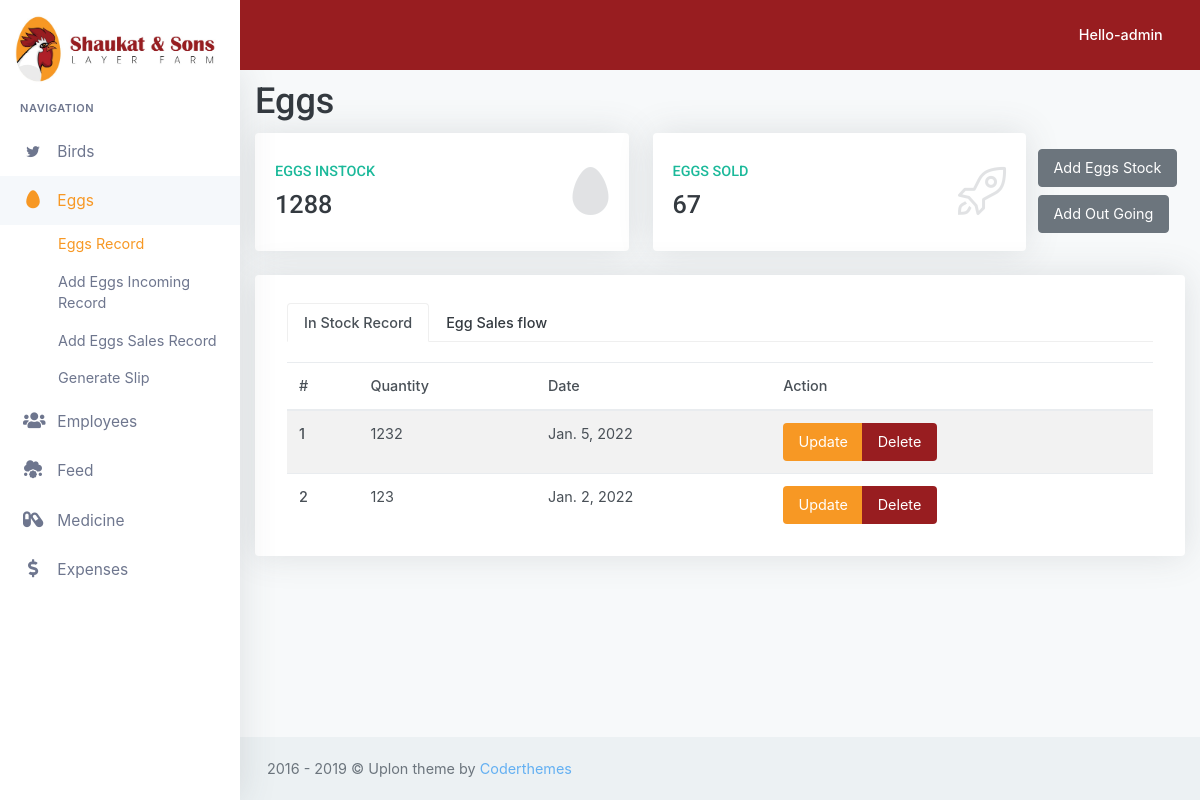
The page /eggs/records-details/ (signed in) on the database as committed earlier.
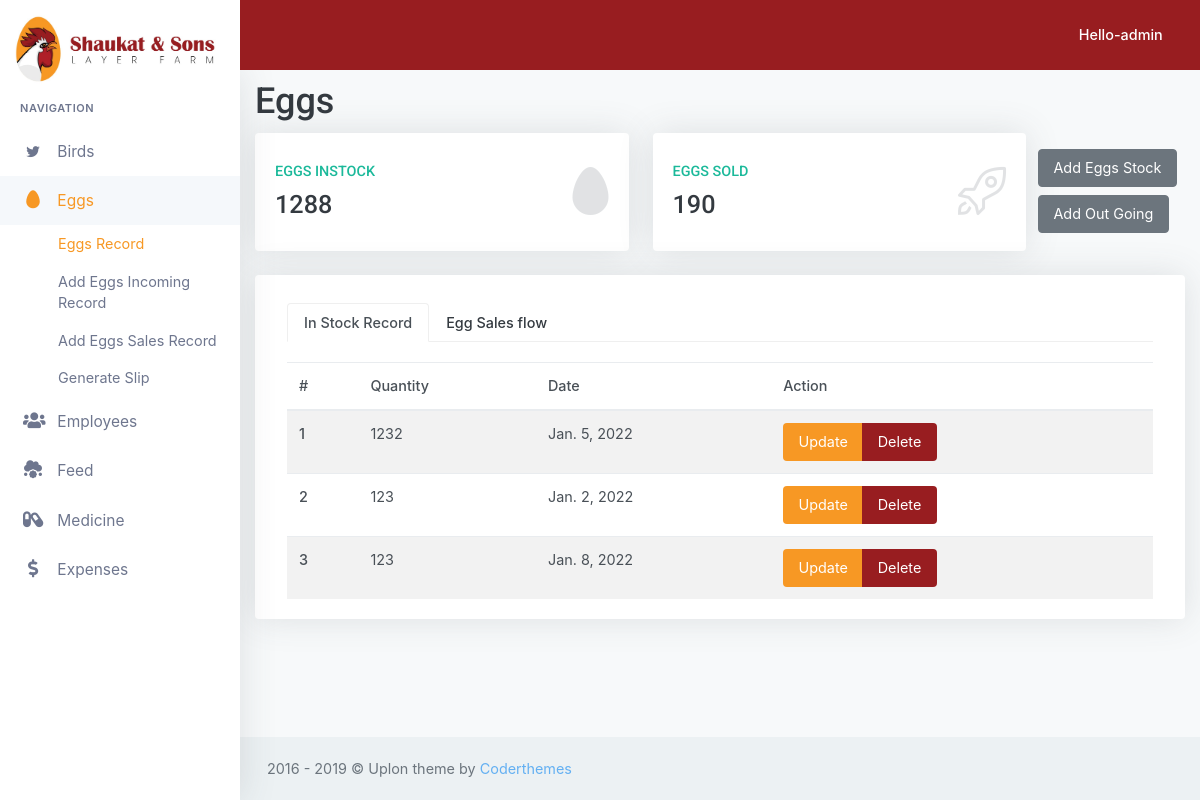
The same page on the database as committed later.
### eggs/models.py (models this page shows)
class IncomingEggStock(models.Model):
    quantity = models.IntegerField(default=0)
    date = models.DateTimeField()
    updated_by = models.ForeignKey(User, on_delete=models.SET_NULL,null=True)

### eggs/views.py (the view)
# urls.py: path('records-details/', views.eggs_record_details, name="eggs_record_details"),
@login_required(login_url='/accounts/login')
def eggs_record_details(request):
    all_incomings = IncomingEggStock.objects.all()
    all_outgoings = OutgoingEggStock.objects.all()
    incoming_quantity = 0
    outgoing_quantity = 0
    for eggs in all_incomings.iterator():
        incoming_quantity = eggs.quantity + incoming_quantity
    for eggs in all_outgoings.iterator():
        outgoing_quantity = eggs.quantity + outgoing_quantity
    instock_eggs = incoming_quantity - outgoing_quantity
    context = {"instock_eggs": instock_eggs, "all_outgoings": all_outgoings, "outgoing_quantity": outgoing_quantity,
               "all_incomings": all_incomings}
    return render(request, 'eggs/eggs_record_details.html', context)

### eggs/templates/eggs/eggs_record_details.html (shortened to what this page needs)
{% extends 'baseTeamplate.html' %}
{% load static %}
{% block content %}
    <h1>Eggs</h1>
    <div class="row">
        <div class="col-xl-5 col-md-6">
            <div class="card-box tilebox-two">
                <i class="fa fa-egg float-right text-muted"></i>
                <h6 class="text-success text-uppercase">Eggs Instock</h6>
                <h3><span data-plugin="counterup">{{ instock_eggs }}</span></h3>
            </div>
        </div>
        <div class="col-xl-5 col-md-6">
            <div class="card-box tilebox-two">
                <i class="icon-rocket float-right text-muted"></i>
                <h6 class="text-success text-uppercase">Eggs Sold</h6>
                <h3><span data-plugin="counterup">{{ outgoing_quantity }}</span></h3>
            </div>
        </div>
        <div class="col-xl-2 col-md-6">
            <div class=" row">
                <a type="button" href="{% url 'eggs:add_incoming_eggs' %}"
                   class="btn btn-secondary waves-effect waves-light width-md mt-3 mb-2">Add Eggs
                    Stock
                </a>
                <a type="button" href="{% url 'eggs:add_outgoing_eggs' %}"
                   class="btn btn-secondary waves-effect waves-light width-md">Add Out Going</a>
            </div>
        </div>
    </div>
    <div class="row">
        <div class="col-12">
            <div class="card-box">
                <div class="col-lg">
                    <div class="mt-2">
                        <ul class="nav nav-tabs" id="myTab" role="tablist">
                            <li class="nav-item">
                                <a class="nav-link active" id="home-tab" data-toggle="tab" href="#home"
                                   role="tab" aria-controls="home" aria-expanded="true">In Stock Record</a>
                            </li>
                            <li class="nav-item">
                                <a class="nav-link" id="profile-tab" data-toggle="tab" href="#profile"
                                   role="tab" aria-controls="profile">Egg Sales flow</a>
                            </li>
                        </ul>
                        <div class="tab-content text-muted" id="myTabContent">
                            <div role="tabpanel" class="tab-pane fade in active show" id="home"
                                 aria-labelledby="home-tab">
                                <div class="table-responsive">
                                    <table class="table table-striped mb-0">
                                        <thead>
                                        <tr>
                                            <th>#</th>
                                            <th>Quantity</th>
                                            <th>Date</th>
                                            <th>Action</th>
                                        </tr>
                                        </thead>
                                        <tbody>
                                        {% for incoming in all_incomings %}
                                            <tr>
                                                <th scope="row">{{ forloop.counter }}</th>
                                                <td>{{ incoming.quantity }}</td>
                                                <td>{{ incoming.date.date }}</td>
                                                <td>
                                                    <div class="btn-group" role="group" aria-label="Basic example">
                                                        <a type="button" class="btn " style="background-color: #F79824"
                                                           href="{% url 'eggs:update_incoming_stock' incoming.id %}">Update</a>
                                                        <a type="button" class="btn " style="background-color: #981D20"
                                                           href="{% url 'eggs:delete_incoming_stock' incoming.id %}">Delete</a>
                                                    </div>
                                                </td>
                                            </tr>
                                        {% endfor %}
                                        </tbody>
                                    </table>
                                </div>
                            </div>
                        </div>
                    </div>
                </div>
            </div>
        </div>
    </div>
{% endblock %}

### templates/baseTeamplate.html (shortened to what this page needs)
{% load static %}
<!DOCTYPE html>
<html lang="en">
<head>
    <link href="{% static 'libs/datatables/dataTables.bootstrap4.min.css' %}" rel="stylesheet" type="text/css"/>
    <link href="{% static 'libs/datatables/buttons.bootstrap4.min.css' %}" rel="stylesheet" type="text/css"/>
    <link href="{% static 'libs/datatables/responsive.bootstrap4.min.css' %}" rel="stylesheet" type="text/css"/>
    <link href="{% static 'libs/datatables/select.bootstrap4.min.css' %}" rel="stylesheet" type="text/css"/>
    <link href="{% static 'css/bootstrap.min.css' %}" rel="stylesheet" type="text/css" id="bootstrap-stylesheet"/>
    <link href="{% static 'css/icons.min.css' %}" rel="stylesheet" type="text/css"/>
    <link href="{% static 'css/app.css' %}" rel="stylesheet" type="text/css" id="app-stylesheet"/>
    <link href="{% static 'sj.css' %}" rel="stylesheet" type="text/css" id="app-stylesheet"/>
</head>
<body>
<div id="wrapper">
    <div class="navbar-custom">
        <ul class="list-unstyled topnav-menu float-right mb-0">
            <li class="dropdown notification-list">
                <a class="nav-link dropdown-toggle nav-user mr-0 waves-effect waves-light" data-toggle="dropdown"
                   href="#" role="button" aria-haspopup="false" aria-expanded="false">
                    <span class="hello-msg d-none d-sm-inline-block ml-1 font-weight-medium" style="color: white; "> Hello-{{ request.user }}</span>
                    <i class="mdi mdi-chevron-down d-none d-sm-inline-block"></i>
                </a>
            </li>
        </ul>
        <div class="logo-box">
            <a href="#" class="logo text-center logo-dark">
                        <span class="logo-lg">
                  <img src="{% static 'logo.jpeg' %}" style="width:100%">
                        </span>
            </a>
        </div>
        <ul class="list-unstyled topnav-menu topnav-menu-left m-0">
            <li>
                <button class="button-menu-mobile waves-effect waves-light">
                    <i class="mdi mdi-menu"></i>
                </button>
            </li>
        </ul>
    </div>
    <div class="left-side-menu">
        <div class="slimscroll-menu">
            <div id="sidebar-menu">
                <ul class="metismenu" id="side-menu">
                    <li class="menu-title">Navigation</li>
                    <li>
                        <a href="javascript: void(0);">
                            <i class="typcn typcn-social-twitter"></i>
                            <span> Birds </span>
                            <span class="menu-arrow"></span>
                        </a>
                    </li>
                    <li>
                        <a href="javascript: void(0);">
                            <i class="fas fa-egg"></i>
                            <span> Eggs </span>
                            <span class="menu-arrow"></span>
                        </a>
                        <ul class="nav-second-level" aria-expanded="false">
                            <li><a href="{% url "eggs:eggs_record_details" %}">Eggs Record</a></li>
                            <li><a href="{% url 'eggs:add_incoming_eggs' %}">Add Eggs Incoming Record</a></li>
                            <li><a href="{% url 'eggs:add_outgoing_eggs' %}">Add Eggs Sales Record</a></li>
                            <li><a href="{% url 'eggs:generate_egg_slip' %}">Generate Slip</a></li>
                        </ul>
                    </li>
                    <li>
                        <a href="javascript: void(0);">
                            <i class="fas fa-users"></i>
                            <span> Employees </span>
                            <span class="menu-arrow"></span>
                        </a>
                    </li>
                    <li>
                        <a href="javascript: void(0);">
                            <i class="fas fa-cloud-meatball"></i>
                            <span> Feed </span>
                            <span class="menu-arrow"></span>
                        </a>
                    </li>
                    <li>
                        <a href="javascript: void(0);">
                            <i class="fas fa-capsules"></i>
                            <span> Medicine </span>
                            <span class="menu-arrow"></span>
                        </a>
                    </li>
                    <li>
                        <a href="javascript: void(0);">
                            <i class="fas fa-dollar-sign"></i>
                            <span> Expenses </span>
                            <span class="menu-arrow"></span>
                        </a>
                    </li>
                </ul>
            </div>
        </div>
    </div>
    <div class="content-page">
        {% block content %}
        {% endblock %}
    </div>
    <footer class="footer">
        <div class="container-fluid">
            <div class="row">
                <div class="col-md-12">
                    2016 - 2019 &copy; Uplon theme by <a href="">Coderthemes</a>
                </div>
            </div>
        </div>
    </footer>
</div>
</body>
</html>

Rows that differ between the two databases and show on the page:
added IncomingEggStock: quantity "123", date "Jan. 8, 2022"
Other text that changed with them:
{{ outgoing_quantity }}: "67" → "190"
